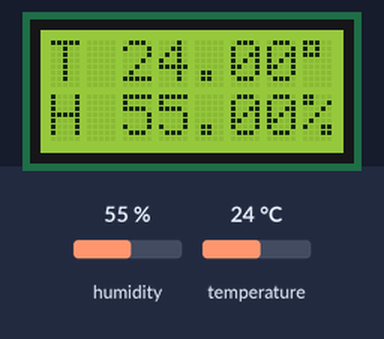
The sketch below on a simulated Arduino Uno, built with avr-gcc and run on an emulated ATmega328P. On the bench: 8×2 character LCD. The test bench sets the inputs (shaded band); at power-on: humidity 55 %, temperature 24 °C. What the sketch prints to the serial monitor is not drawn.

Above: at 2.2 s.
2.3 s: humidity set to 22 %
At 7.6 s:
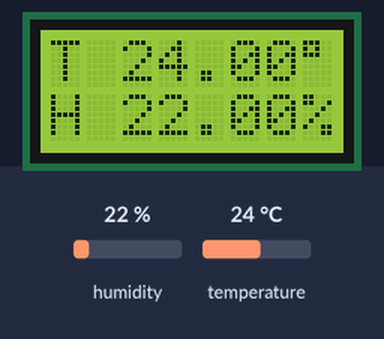
9.0 s: temperature set to 12 °C
At 14.4 s:
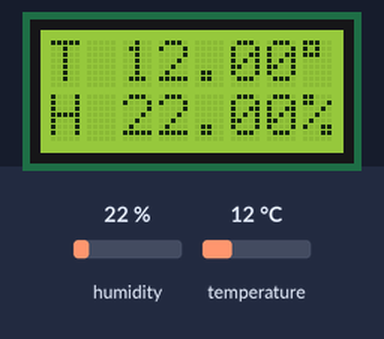
15.7 s: humidity set to 40 %
At 20.0 s:
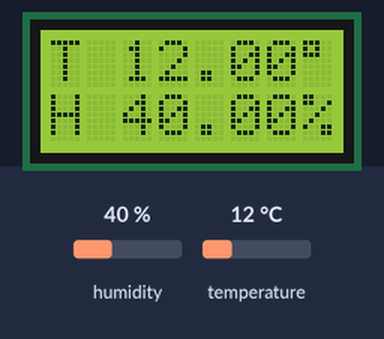
22.4 s: temperature set to 19 °C
At 25.6 s:
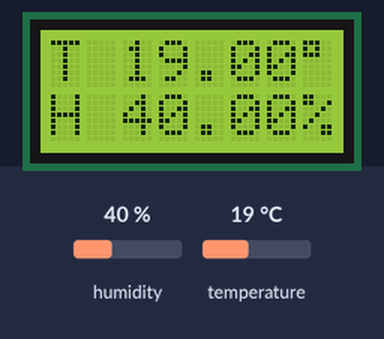
Timing chart, 0 to 27.1 s (numbered marks = the images above; inputs shaded):
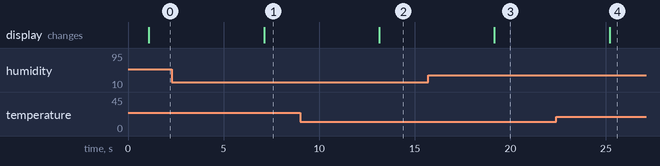

The sketch:

Sensor_Temp-Humid.ino
```cpp
#include <dht.h>
#include <LiquidCrystal.h>

//LiquidCrystal(RS, E, D4, D5, D6, D7)
LiquidCrystal lcd(12, 11, 5, 4, 3, 2);

#define dht_apin 10

dht DHT;

void setup(){
  pinMode(dht_apin, INPUT);
  Serial.begin(9600);

  lcd.begin(8, 2);
  delay(500);
  lcd.setCursor(0,0);
  delay(500);//Delay to let system boot

}//end "setup()"

void loop(){
  //Start of Program

    DHT.read11(dht_apin);

    Serial.print("Humidity = ");
    Serial.print(DHT.humidity);
    Serial.print("%  ");
    Serial.print("Temperature = ");
    Serial.print(DHT.temperature);
    Serial.println("C  ");

    lcd.setCursor(0,0);
    lcd.print("T ");
    lcd.print(DHT.temperature);
    lcd.print((char)223);
    lcd.print("C");
    lcd.setCursor(0,1);
    lcd.print("H ");
    lcd.print(DHT.humidity);
    lcd.print("%");
    delay(1000);

    delay(5000);//Wait 5 seconds before accessing sensor again.
  //Fastest should be once every two seconds.

}
```

Measured:
- after the input at 2.3 s, the display: changes after 4.8 s (image 1)
- after the input at 9.0 s, the display: changes after 4.1 s (image 2)
- after the input at 15.7 s, the display: changes after 3.5 s (image 3)
- after the input at 22.4 s, the display: changes after 2.8 s (image 4)
